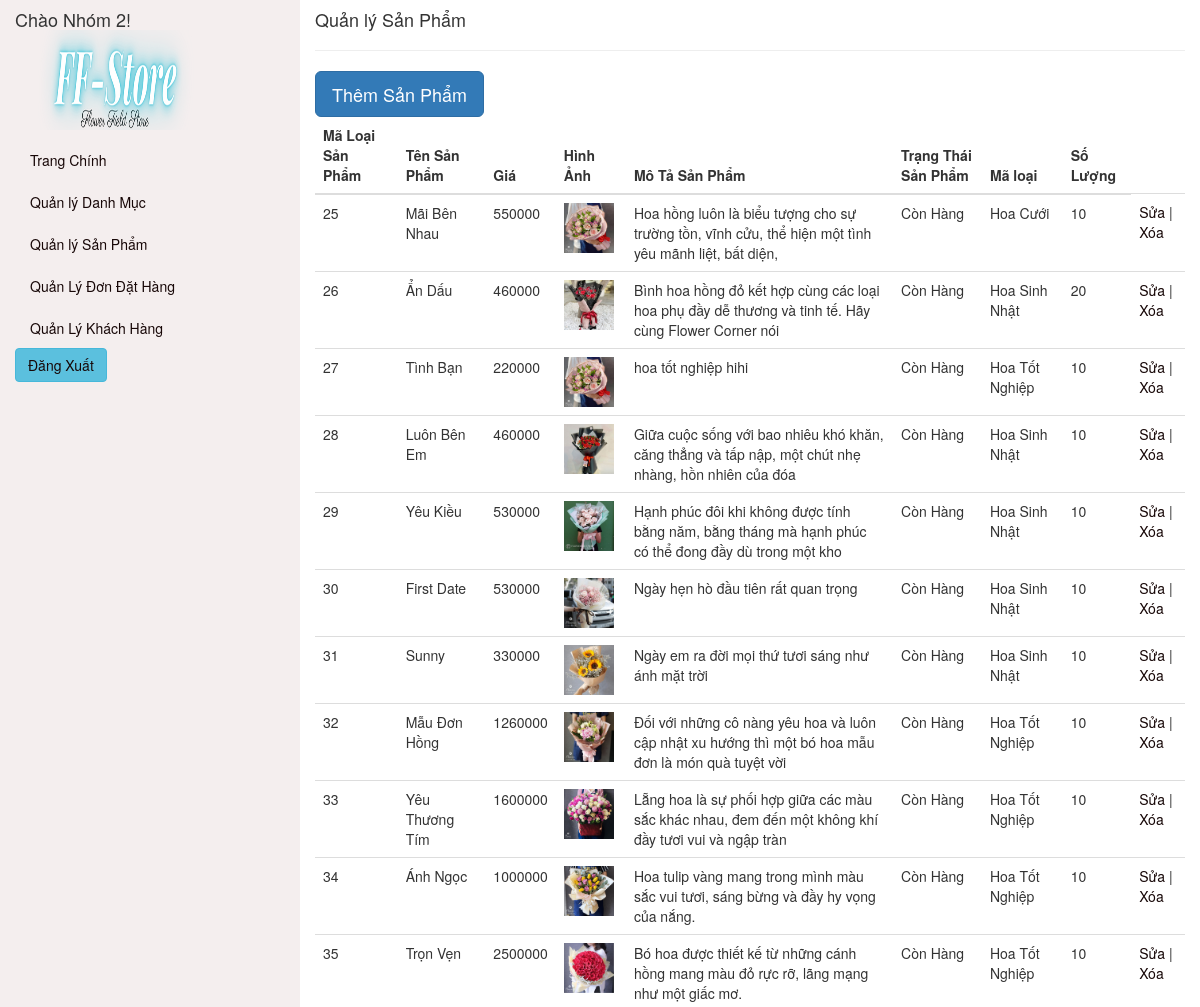
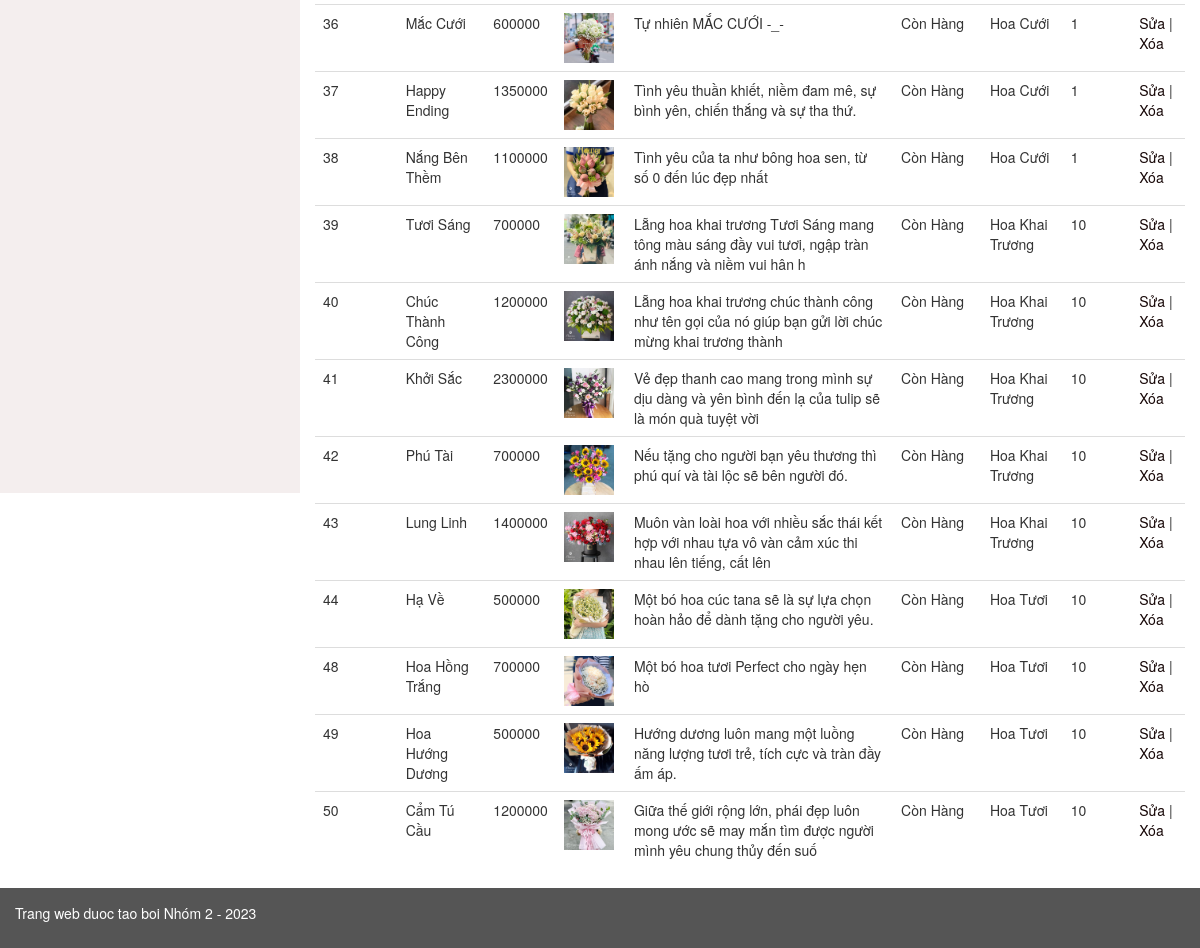
The page /admin/index.php?p=sp on the database its author committed (2 pictures, top to bottom).
### tables this page shows
CREATE TABLE `sanpham` (
  `MaSP` int(20) NOT NULL,
  `TenSP` varchar(20) DEFAULT NULL,
  `Gia` int(20) DEFAULT NULL,
  `HinhAnh` varchar(150) DEFAULT NULL,
  `MoTaSP` varchar(100) DEFAULT NULL,
  `TrangThaiSP` varchar(20) DEFAULT NULL,
  `MaLoaiSP` int(11) DEFAULT NULL,
  `SoLuong` int(200) DEFAULT NULL
);

CREATE TABLE `danhmuc` (
  `MaLoaiSP` int(11) NOT NULL,
  `TenLoaiSP` varchar(20) NOT NULL
);

### admin/index.php (called while the page is built, shortened)
<?php
    $baseUrl = $_SERVER['PHP_SELF'];
    include('../admin/theme.php')
?>

### admin/sanpham.php (called while the page is built, shortened)
<?php
include ('danhmuc.php');
class SanPham {
    public static function LayDSSanPham($conn, $tim="") {
        $sql = "SELECT * FROM sanpham WHERE TenSP LIKE '%$tim%'";
        $result = $conn->query($sql);
        $sanPhamList = array();
        if ($result->num_rows > 0) {
          while($row = $result->fetch_assoc()) {
            $danhmuc_obj = danhmuc::layDanhmucSP($conn,$row["MaLoaiSP"]);
            $sp_obj = new SanPham();
            $sp_obj->MaSP = $row["MaSP"];
            $sp_obj->TenSP = $row["TenSP"];
            $sp_obj->Gia = $row["Gia"];
            $sp_obj->HinhAnh = $row["HinhAnh"];
            $sp_obj->TrangThaiSP = $row["TrangThaiSP"];
            $sp_obj->MoTaSP = $row["MoTaSP"];
            $sp_obj->MaLoaiSP = $danhmuc_obj->TenLoaiSP;
            $sp_obj->SoLuong = $row["SoLuong"];
            $sanPhamList[] = $sp_obj;
          }
        }
        return $sanPhamList;
    }
  }
?>

### admin/danhmuc.php (called while the page is built, shortened)
<?php
    class danhmuc {
        public static function layDanhmucSP($conn, $id) {
            $sql = "SELECT * FROM danhmuc WHERE MaLoaiSP = $id";
            $result = mysqli_query($conn, $sql);
            $danhmuc = new danhmuc();
            $row = mysqli_fetch_assoc($result);
            $danhmuc->MaLoaiSP = $row['MaLoaiSP'];
            $danhmuc->TenLoaiSP = $row['TenLoaiSP'];
            return $danhmuc;
        }
    }
?>

### admin/sanphamview.php (the view, shortened to what this page needs)
<?php
    include('./sanpham.php');
    $data = SanPham::LayDSSanPham($conn);
?>
<a class="btn btn-primary btn-lg" href="<?php echo " $baseUrl?p=spth"; ?>">Thêm Sản Phẩm</a>
<table class="table">
    <thead>
        <tr>
            <th>Mã Loại Sản Phẩm</th>
            <th>Tên Sản Phẩm</th>
            <th>Giá </th>
            <th>Hình Ảnh</th>
            <th>Mô Tả Sản Phẩm</th>
            <th>Trạng Thái Sản Phẩm </th>
            <th>Mã loại </th>
            <th>Số Lượng </th>
        </tr>
    </thead>
    <tbody>
        <?php
            foreach($data as $item)
            {
        ?>
            <tr>
            <td scope="row"><?php echo $item->MaSP;?></td>
                <td><?php echo $item->TenSP;?></td>
                <td><?php echo $item->Gia ;?></td>
                <td>
                <img src="<?php echo "../admin/uploads/".$item->HinhAnh;?>" style="width: 50px; height: 50px;"/>
                </td>
                <td><?php echo $item->MoTaSP ;?></td>
                <td><?php echo $item->TrangThaiSP;?></td>
                <td><?php echo $item->MaLoaiSP;?></td>
                <td><?php echo $item->SoLuong;?></td>
                <td><a href='<?php echo "$baseUrl?p=spsua&&id=$item->MaSP" ?>'>Sửa</a> | <a href='<?php echo "$baseUrl?p=spxoa&&id=$item->MaSP" ?>'>Xóa</a></td>
            </tr>
        <?php
            }
        ?>
    </tbody>
</table>

### admin/asset/css/mycss.css (style rules this page uses)
a { color: #170707; }
.row.content img { width: 100px; height: 100px; }

### rows shown on the page
sanpham: MaSP "25", TenSP "Mãi Bên Nhau", Gia "550000", HinhAnh (picture), MoTaSP "Hoa hồng luôn là biểu tượng cho sự trường tồn, vĩnh cửu, thể hiện một tình yêu mãnh liệt, bất diện,", TrangThaiSP "Còn Hàng", MaLoaiSP.TenLoaiSP "Hoa Cưới", SoLuong "10"
sanpham: MaSP "26", TenSP "Ẩn Dấu", Gia "460000", HinhAnh (picture), MoTaSP "Bình hoa hồng đỏ kết hợp cùng các loại hoa phụ đầy dễ thương và tinh tế. Hãy cùng Flower Corner nói", TrangThaiSP "Còn Hàng", MaLoaiSP.TenLoaiSP "Hoa Sinh Nhật", SoLuong "20"
sanpham: MaSP "27", TenSP "Tình Bạn", Gia "220000", HinhAnh (picture), MoTaSP "hoa tốt nghiệp hihi", TrangThaiSP "Còn Hàng", MaLoaiSP.TenLoaiSP "Hoa Tốt Nghiệp", SoLuong "10"
sanpham: MaSP "28", TenSP "Luôn Bên Em", Gia "460000", HinhAnh (picture), MoTaSP "Giữa cuộc sống với bao nhiêu khó khăn, căng thẳng và tấp nập, một chút nhẹ nhàng, hồn nhiên của đóa", TrangThaiSP "Còn Hàng", MaLoaiSP.TenLoaiSP "Hoa Sinh Nhật", SoLuong "10"
sanpham: MaSP "29", TenSP "Yêu Kiều", Gia "530000", HinhAnh (picture), MoTaSP "Hạnh phúc đôi khi không được tính bằng năm, bằng tháng mà hạnh phúc có thể đong đầy dù trong một kho", TrangThaiSP "Còn Hàng", MaLoaiSP.TenLoaiSP "Hoa Sinh Nhật", SoLuong "10"
sanpham: MaSP "30", TenSP "First Date", Gia "530000", HinhAnh (picture), MoTaSP "Ngày hẹn hò đầu tiên rất quan trọng", TrangThaiSP "Còn Hàng", MaLoaiSP.TenLoaiSP "Hoa Sinh Nhật", SoLuong "10"
sanpham: MaSP "31", TenSP "Sunny", Gia "330000", HinhAnh (picture), MoTaSP "Ngày em ra đời mọi thứ tươi sáng như ánh mặt trời", TrangThaiSP "Còn Hàng", MaLoaiSP.TenLoaiSP "Hoa Sinh Nhật", SoLuong "10"
sanpham: MaSP "32", TenSP "Mẫu Đơn Hồng", Gia "1260000", HinhAnh (picture), MoTaSP "Đối với những cô nàng yêu hoa và luôn cập nhật xu hướng thì một bó hoa mẫu đơn là món quà tuyệt vời", TrangThaiSP "Còn Hàng", MaLoaiSP.TenLoaiSP "Hoa Tốt Nghiệp", SoLuong "10"
sanpham: MaSP "33", TenSP "Yêu Thương Tím", Gia "1600000", HinhAnh (picture), MoTaSP "Lẵng hoa là sự phối hợp giữa các màu sắc khác nhau, đem đến một không khí đầy tươi vui và ngập tràn", TrangThaiSP "Còn Hàng", MaLoaiSP.TenLoaiSP "Hoa Tốt Nghiệp", SoLuong "10"
sanpham: MaSP "34", TenSP "Ánh Ngọc", Gia "1000000", HinhAnh (picture), MoTaSP "Hoa tulip vàng mang trong mình màu sắc vui tươi, sáng bừng và đầy hy vọng của nắng.", TrangThaiSP "Còn Hàng", MaLoaiSP.TenLoaiSP "Hoa Tốt Nghiệp", SoLuong "10"
sanpham: MaSP "35", TenSP "Trọn Vẹn", Gia "2500000", HinhAnh (picture), MoTaSP "Bó hoa được thiết kế từ những cánh hồng mang màu đỏ rực rỡ, lãng mạng như một giấc mơ.", TrangThaiSP "Còn Hàng", MaLoaiSP.TenLoaiSP "Hoa Tốt Nghiệp", SoLuong "10"
sanpham: MaSP "36", TenSP "Mắc Cưới", Gia "600000", HinhAnh (picture), MoTaSP "Tự nhiên MẮC CƯỚI -_-", TrangThaiSP "Còn Hàng", MaLoaiSP.TenLoaiSP "Hoa Cưới", SoLuong "1"
sanpham: MaSP "37", TenSP "Happy Ending", Gia "1350000", HinhAnh (picture), MoTaSP "Tình yêu thuần khiết, niềm đam mê, sự bình yên, chiến thắng và sự tha thứ.", TrangThaiSP "Còn Hàng", MaLoaiSP.TenLoaiSP "Hoa Cưới", SoLuong "1"
sanpham: MaSP "38", TenSP "Nắng Bên Thềm", Gia "1100000", HinhAnh (picture), MoTaSP "Tình yêu của ta như bông hoa sen, từ số 0 đến lúc đẹp nhất", TrangThaiSP "Còn Hàng", MaLoaiSP.TenLoaiSP "Hoa Cưới", SoLuong "1"
sanpham: MaSP "39", TenSP "Tươi Sáng", Gia "700000", HinhAnh (picture), MoTaSP "Lẵng hoa khai trương Tươi Sáng mang tông màu sáng đầy vui tươi, ngập tràn ánh nắng và niềm vui hân h", TrangThaiSP "Còn Hàng", MaLoaiSP.TenLoaiSP "Hoa Khai Trương", SoLuong "10"
sanpham: MaSP "40", TenSP "Chúc Thành Công", Gia "1200000", HinhAnh (picture), MoTaSP "Lẵng hoa khai trương chúc thành công như tên gọi của nó giúp bạn gửi lời chúc mừng khai trương thành", TrangThaiSP "Còn Hàng", MaLoaiSP.TenLoaiSP "Hoa Khai Trương", SoLuong "10"
sanpham: MaSP "41", TenSP "Khởi Sắc", Gia "2300000", HinhAnh (picture), MoTaSP "Vẻ đẹp thanh cao mang trong mình sự dịu dàng và yên bình đến lạ của tulip sẽ là món quà tuyệt vời", TrangThaiSP "Còn Hàng", MaLoaiSP.TenLoaiSP "Hoa Khai Trương", SoLuong "10"
sanpham: MaSP "42", TenSP "Phú Tài", Gia "700000", HinhAnh (picture), MoTaSP "Nếu tặng cho người bạn yêu thương thì phú quí và tài lộc sẽ bên người đó.", TrangThaiSP "Còn Hàng", MaLoaiSP.TenLoaiSP "Hoa Khai Trương", SoLuong "10"
sanpham: MaSP "43", TenSP "Lung Linh", Gia "1400000", HinhAnh (picture), MoTaSP "Muôn vàn loài hoa với nhiều sắc thái kết hợp với nhau tựa vô vàn cảm xúc thi nhau lên tiếng, cất lên", TrangThaiSP "Còn Hàng", MaLoaiSP.TenLoaiSP "Hoa Khai Trương", SoLuong "10"
sanpham: MaSP "44", TenSP "Hạ Về", Gia "500000", HinhAnh (picture), MoTaSP "Một bó hoa cúc tana sẽ là sự lựa chọn hoàn hảo để dành tặng cho người yêu.", TrangThaiSP "Còn Hàng", MaLoaiSP.TenLoaiSP "Hoa Tươi", SoLuong "10"
sanpham: MaSP "48", TenSP "Hoa Hồng Trắng", Gia "700000", HinhAnh (picture), MoTaSP "Một bó hoa tươi Perfect cho ngày hẹn hò", TrangThaiSP "Còn Hàng", MaLoaiSP.TenLoaiSP "Hoa Tươi", SoLuong "10"
sanpham: MaSP "49", TenSP "Hoa Hướng Dương", Gia "500000", HinhAnh (picture), MoTaSP "Hướng dương luôn mang một luồng năng lượng tươi trẻ, tích cực và tràn đầy ấm áp.", TrangThaiSP "Còn Hàng", MaLoaiSP.TenLoaiSP "Hoa Tươi", SoLuong "10"
sanpham: MaSP "50", TenSP "Cẩm Tú Cầu", Gia "1200000", HinhAnh (picture), MoTaSP "Giữa thế giới rộng lớn, phái đẹp luôn mong ước sẽ may mắn tìm được người mình yêu chung thủy đến suố", TrangThaiSP "Còn Hàng", MaLoaiSP.TenLoaiSP "Hoa Tươi", SoLuong "10"

### other values the page prints
$pages['trangchinh'][0] "Trang Chính"
$pages['danhmuc'][0] "Quản lý Danh Mục"
$pages['sp'][0] "Quản lý Sản Phẩm"
$pages['order'][0] "Quản Lý Đơn Đặt Hàng"
$pages['user'][0] "Quản Lý Khách Hàng"
$pages[$page][0] "Quản lý Sản Phẩm"
